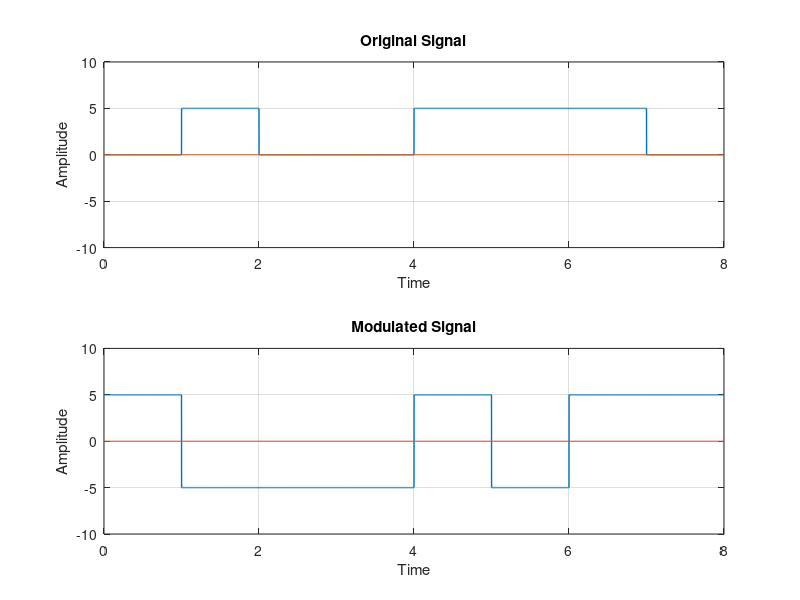

Write MATLAB code to recreate this figure.
clc;
clear all;
close all;

bits = [0 1 0 0 1 1 1 0];

bitrate = 1;
voltage = 5;

end_time = length(bits);

sampling_rate = 1000;
sampling_time = 1/sampling_rate;

start_time = 0;
end_time = length(bits)/bitrate;
time = start_time : sampling_time : end_time;

#Original Signal
index = 1;
for i = 1: length(time)
	if bits(index) == 1
		signal(i) = voltage;
	else
		signal(i) = 0;
	endif
	if time(i)*bitrate >= index
		index+=1;
	endif
endfor

subplot(2,1,1);
plot(time , signal, 'linewidth', 1);
axis([0 end_time -voltage-5 voltage+5]);
line([0 end_time], [0,0]);
title('Original Signal');
xlabel('Time');
ylabel('Amplitude');
grid on;


#MODULATION

index = 1;

#Assuming previous state was positive
sign = 1;

#Check first bit is 1 or not
if bits(1) == 1
	sign = -1*sign;
endif

for i = 1: length(time)
	modulation(i) = voltage*sign;
	if time(i)*bitrate >= index
		index+=1;
		if index <= length(bits) && bits(index) == 1
			sign = -1*sign;
		endif
	endif
endfor

subplot(2,1,2);
plot(time , modulation, 'linewidth', 1);
axis([0 end_time -voltage-5 voltage+5]);
line([0 end_time], [0,0]);
title('Modulated Signal');
xlabel('Time');
ylabel('Amplitude');
grid on;

#DEMODULATION

index = 1;
last = voltage;

for i = 1 : length(modulation)
	if modulation(i) == last
		demodulation(index) = 0;
	else
		demodulation(index) = 1;
	endif
	if time(i)*bitrate >= index
		index+=1;
		last = modulation(i);
	endif
endfor

disp(demodulation);



